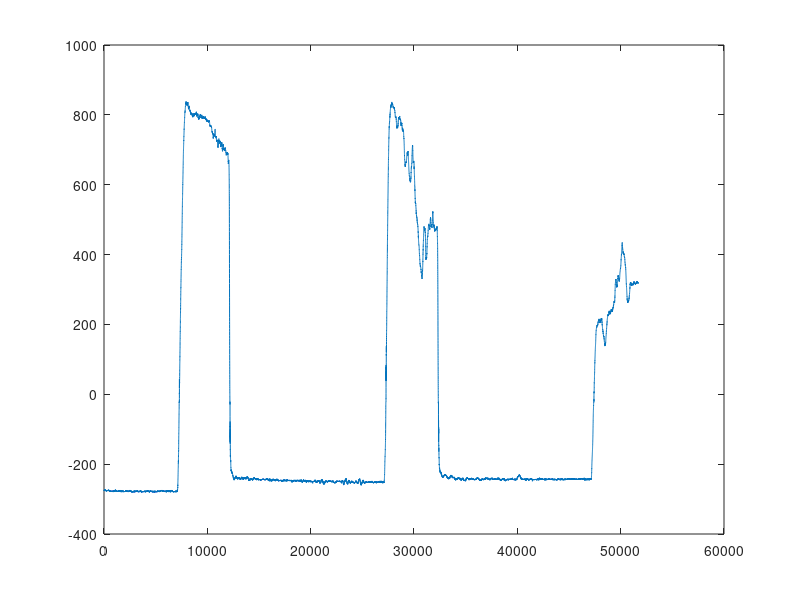
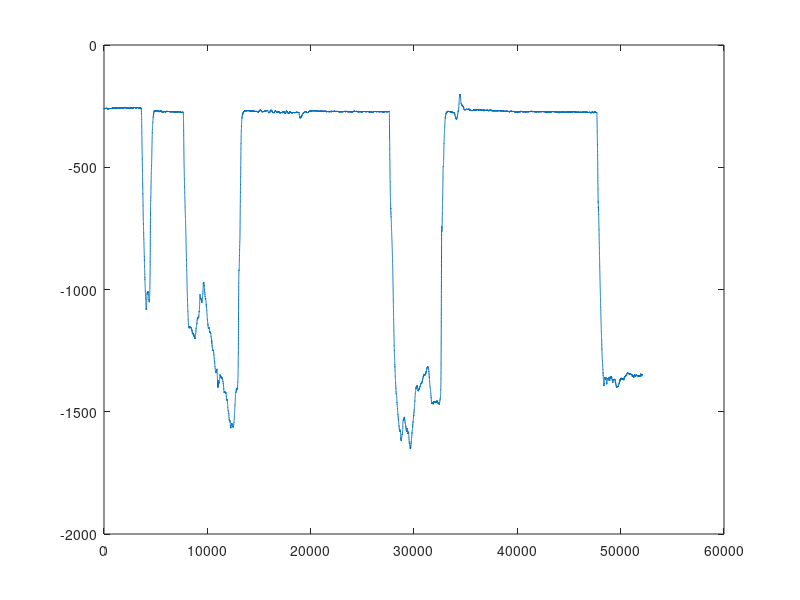

The MATLAB source for these figures, in order:
x = load('PatNo3_VR_AnklePosNeutral_DF_Freq0-25Hz_Trial1.txt');
mvcdfdata = load('Patient3_MVC_DF.txt');
mvcpfdata = load('Patient3_MVC_PF.txt');

mvcdf_measured = mvcdfdata(:,1);
mvcpf_measured = mvcpfdata(:,1);
vr_pf_measured = x(:,1);
vr_pf_ref = x(:,2);
zerolevel_vr = min(vr_pf_measured(1:4500));
vr_pf_measured = vr_pf_measured - zerolevel_vr;


%% MVC PF
zerolevel1 = round(mean(mvcpf_measured(1:4500)));
mvcpf1 = min(mvcpf_measured(5500:9500)) - zerolevel1;
zerolevel2 = round(mean(mvcpf_measured(10500:24500)));
mvcpf2 = min(mvcpf_measured(25500:29500)) - zerolevel2;
zerolevel3 = round(mean(mvcpf_measured(30500:44500)));
mvcpf3 = min(mvcpf_measured(45550:end)) - zerolevel3;


serial2lbs_bipolar = 125/2048;
lbs2NmAt15cm = 4.448*.15;

mvcpf_serial = min([mvcpf1, mvcpf2, mvcpf3])
mvcpf_Nm = abs(mvcpf_serial)*serial2lbs_bipolar*lbs2NmAt15cm

refsignalserial2Nm = mvcpf_Nm/4096*0.2;



clear figures
figure(1)
hold on
plot(vr_pf_ref*refsignalserial2Nm);
plot(vr_pf_measured*serial2lbs_bipolar*lbs2NmAt15cm);
hold off


%%



figure(1)
plot(mvcdf_measured)
figure(2)
plot(mvcpf_measured)


